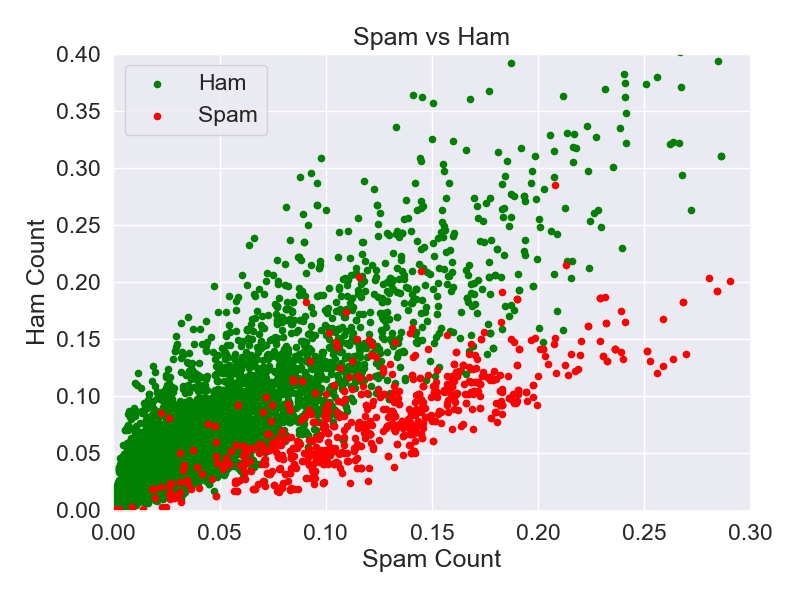

The script that saved this image:
import pandas as pd
import numpy as np
import matplotlib.pyplot as plt
import seaborn as sns
from collections import Counter

def readSpamDataset(csv_file='spam.csv'):
    ##  Read the csv file...
    df = pd.read_csv('spam.csv', encoding='latin-1', usecols=[0, 1], names=['label', 'text'], skiprows=1)
    df['label'] = df['label'].map({'ham': 0, 'spam': 1})
    df['text'] = df['text'].str.lower()
    df['text'] = df['text'].str.replace('[^\w\s]', '')

    cnt_spam, cnt_ham = Counter(), Counter()

    for index, row in df.iterrows():
        if row['label'] == 1:
            cnt_spam.update(row['text'].split())
        else:
            cnt_ham.update(row['text'].split())

    print('Most common words in spam messages:')
    print(cnt_spam.most_common(50))
    print('Most common words in ham messages:')
    print(cnt_ham.most_common(50))

    sum_spam = sum(cnt_spam.values())
    sum_ham = sum(cnt_ham.values())

    df['spam_cnt'] = df['text'].apply(lambda x: sum([cnt_spam[word] for word in x.split()]) / sum_spam)
    df['ham_cnt'] = df['text'].apply(lambda x: sum([cnt_ham[word] for word in x.split()]) / sum_ham)
    return df

if __name__ == '__main__':
    df = readSpamDataset()
    X = df[['spam_cnt', 'ham_cnt']].values
    y = df['label'].values.astype(np.int8)
    print(X.shape, y.shape)
    ##  Visualization...
    sns.set(font_scale=1.5)
    plt.figure(figsize=(8, 6))
    plt.scatter(X[y==0, 0], X[y==0, 1], cmap='coolwarm', s=20, label='Ham', c='green')
    plt.scatter(X[y==1, 0], X[y==1, 1], cmap='coolwarm', s=20, label='Spam', c='red')
    plt.xlabel('Spam Count')
    plt.ylabel('Ham Count')
    plt.title('Spam vs Ham')
    plt.xlim([0, 0.3])
    plt.ylim([0, 0.4])
    plt.legend()
    plt.tight_layout()
    plt.savefig('spam_visualization.png', layout='tight')
    plt.show()

